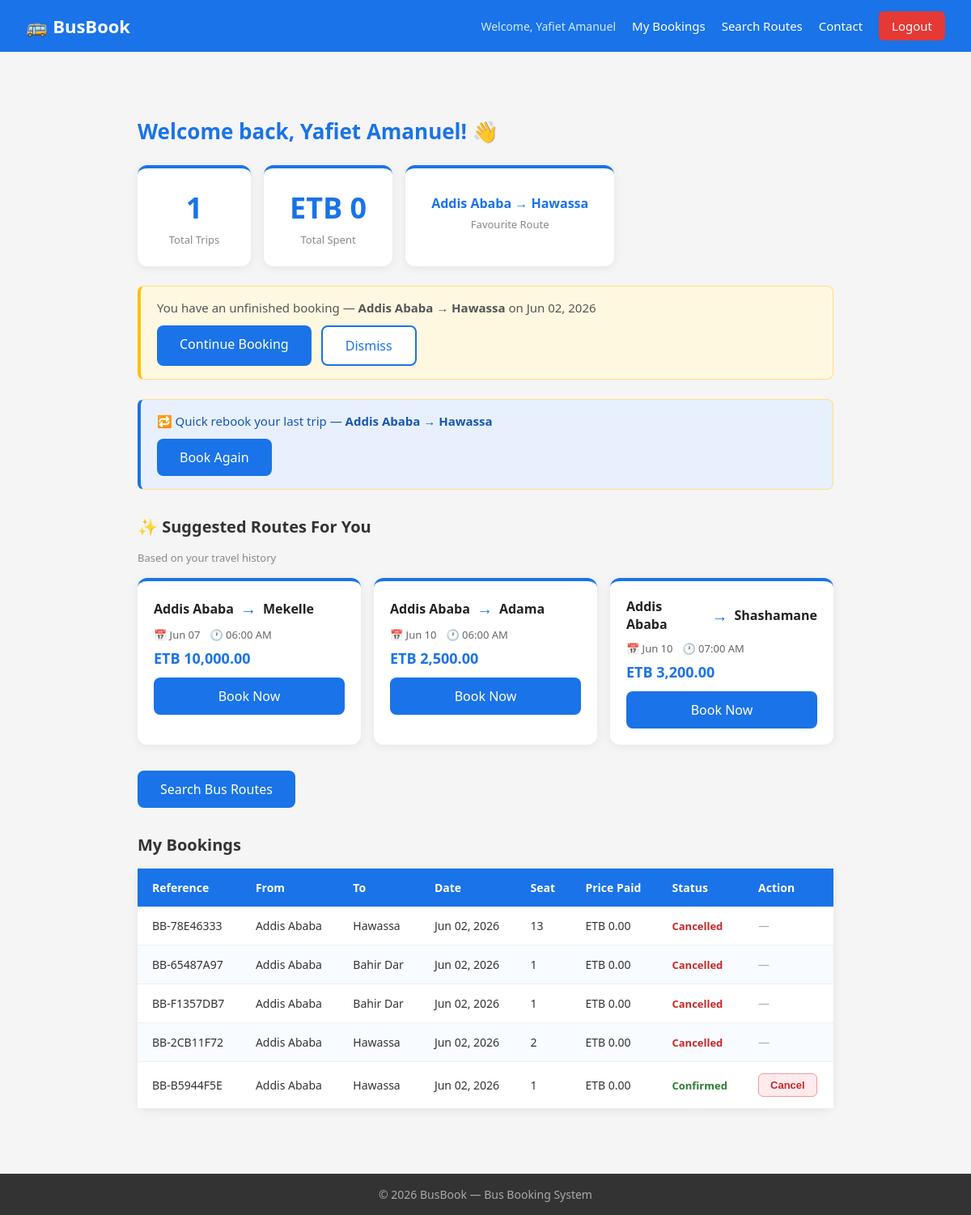
The app's page /public/index.php?page=dashboard (signed in) with its own data.
### tables this page shows
CREATE TABLE `pending_bookings` (
  `id` int(11) NOT NULL,
  `user_id` int(11) NOT NULL,
  `route_id` int(11) NOT NULL,
  `created_at` timestamp NOT NULL DEFAULT current_timestamp()
);

CREATE TABLE `routes` (
  `id` int(11) NOT NULL,
  `from_city` varchar(100) NOT NULL,
  `to_city` varchar(100) NOT NULL,
  `departure_time` datetime NOT NULL,
  `price` decimal(10,2) NOT NULL,
  `operator_id` int(11) NOT NULL,
  `approval_status` enum('pending','approved','rejected') NOT NULL DEFAULT 'pending',
  `bus_id` int(11) DEFAULT NULL,
  `created_at` timestamp NOT NULL DEFAULT current_timestamp()
);

CREATE TABLE `bookings` (
  `id` int(11) NOT NULL,
  `user_id` int(11) NOT NULL,
  `route_id` int(11) NOT NULL,
  `seat_number` int(11) NOT NULL,
  `price` decimal(10,2) NOT NULL DEFAULT 0.00,
  `reference_code` varchar(20) NOT NULL,
  `status` enum('confirmed','cancelled') DEFAULT 'confirmed',
  `created_at` timestamp NOT NULL DEFAULT current_timestamp()
);

### core/Controller.php (called while the page is built, shortened)
<?php
class Controller {
    protected function render($view, $data = []) {
        extract($data);
        $viewPath = __DIR__ . '/../app/views/' . $view . '.php';
        require_once __DIR__ . '/../app/views/layouts/header.php';
        require        $viewPath;
        require_once __DIR__ . '/../app/views/layouts/footer.php';
    }
}

### app/controllers/BookingController.php (called while the page is built, shortened)
<?php
class BookingController extends Controller {
    private $bookingModel;
    public function __construct() {
        require_once __DIR__ . '/../models/Booking.php';
        $this->bookingModel = new Booking();
    }
    public function passengerDashboard() {
    $userId = $_SESSION['user_id'];
    $bookings      = $this->bookingModel->getByUserId($userId);
    $pending       = $this->bookingModel->getPending($userId);
    $lastBooking   = $this->bookingModel->getLastBooking($userId);
    $mostTravelled = $this->bookingModel->getMostTravelledRoute($userId);
    $suggested     = $this->bookingModel->getSuggestedRoutes($userId);
    $stats         = $this->bookingModel->getPassengerStats($userId);
    $this->render('passenger/dashboard', [
        'bookings'      => $bookings,
        'pending'       => $pending,
        'lastBooking'   => $lastBooking,
        'mostTravelled' => $mostTravelled,
        'suggested'     => $suggested,
        'stats'         => $stats
    ]);
}
}

### public/index.php (called while the page is built, shortened)
<?php
require_once __DIR__ . '/../core/Database.php';
require_once __DIR__ . '/../core/Controller.php';
$router = new Router();
$router->get('home',      'AuthController', 'showHome');
$router->get('login',     'AuthController', 'showLogin');
$router->get('register',  'AuthController', 'showRegister');
$router->get('logout',    'AuthController', 'logout');
$router->post('login',    'AuthController', 'login');
$router->post('register', 'AuthController', 'register');
$router->get('contact',  'ContactController', 'showContact');
$router->post('contact', 'ContactController', 'handleContact');
$router->get('admin-messages', 'AdminController', 'manageMessages');
$router->get('search',          'RouteController',  'showSearch');
$router->post('search',         'RouteController',  'handleSearch');
$router->get('seats',           'BookingController', 'showSeats');
$router->post('book',           'BookingController', 'handleBooking');
$router->get('dashboard',       'BookingController', 'passengerDashboard');
$router->get('dismiss-pending', 'BookingController', 'dismissPending');
$router->post('cancel-booking', 'BookingController', 'cancelBooking');
$router->get('operator',        'OperatorController', 'dashboard');
$router->get('operator-add',    'OperatorController', 'showAddRoute');
$router->post('operator-add',   'OperatorController', 'handleAddRoute');
$router->get('operator-delete', 'OperatorController', 'deleteRoute');
$router->get('admin',               'AdminController', 'dashboard');
$router->get('admin-users',         'AdminController', 'manageUsers');
$router->get('admin-suspend',       'AdminController', 'suspendUser');
$router->get('admin-activate',      'AdminController', 'activateUser');
$router->get('admin-routes',        'AdminController', 'manageRoutes');
$router->get('admin-approve-route', 'AdminController', 'approveRoute');
$router->get('admin-reject-route',  'AdminController', 'rejectRoute');
$router->get('admin-delete-route',  'AdminController', 'deleteRoute');
$router->get('admin-add-operator',  'AdminController', 'showAddOperator');
$router->post('admin-add-operator', 'AdminController', 'handleAddOperator');
$router->dispatch();

### core/Database.php (called while the page is built, shortened)
<?php
class Database {
    private static $instance = null;
    private $connection;
    private function __construct() {
        $this->connection = new mysqli(DB_HOST, DB_USER, DB_PASS, DB_NAME, DB_PORT);
        $this->connection->set_charset('utf8mb4');
    }
    public static function getInstance() {
        if (self::$instance === null) {
            self::$instance = new Database();
        }
        return self::$instance;
    }
    public function getConnection() {
        return $this->connection;
    }
}

### app/models/Booking.php (called while the page is built, shortened)
<?php
class Booking {
    private $db;
    public function __construct() {
        $this->db = Database::getInstance()->getConnection();
    }
    public function getByUserId($userId) {
        $stmt = $this->db->prepare("
            SELECT b.*, r.from_city, r.to_city,
                   r.departure_time, r.price AS base_price
            FROM bookings b
            JOIN routes r ON b.route_id = r.id
            WHERE b.user_id = ?
            ORDER BY b.created_at DESC
        ");
        $stmt->bind_param('i', $userId);
        $stmt->execute();
        return $stmt->get_result()->fetch_all(MYSQLI_ASSOC);
    }
    public function getPending($userId) {
        $stmt = $this->db->prepare("
            SELECT pb.*, r.from_city, r.to_city,
                   r.departure_time, r.price
            FROM pending_bookings pb
            JOIN routes r ON pb.route_id = r.id
            WHERE pb.user_id = ?
        ");
        $stmt->bind_param('i', $userId);
        $stmt->execute();
        return $stmt->get_result()->fetch_assoc();
    }
public function getMostTravelledRoute($userId) {
    $stmt = $this->db->prepare("
        SELECT r.from_city, r.to_city,
               COUNT(b.id) AS trip_count
        FROM bookings b
        JOIN routes r ON b.route_id = r.id
        WHERE b.user_id = ?
        AND   b.status  = 'confirmed'
        GROUP BY r.from_city, r.to_city
        ORDER BY trip_count DESC
        LIMIT 1
    ");
    $stmt->bind_param('i', $userId);
    $stmt->execute();
    return $stmt->get_result()->fetch_assoc();
}
public function getLastBooking($userId) {
    $stmt = $this->db->prepare("
        SELECT b.*, r.from_city, r.to_city,
               r.price, r.departure_time
        FROM bookings b
        JOIN routes r ON b.route_id = r.id
        WHERE b.user_id = ?
        AND   b.status  = 'confirmed'
        ORDER BY b.created_at DESC
        LIMIT 1
    ");
    $stmt->bind_param('i', $userId);
    $stmt->execute();
    return $stmt->get_result()->fetch_assoc();
}
public function getSuggestedRoutes($userId) {
    $stmt = $this->db->prepare("
        SELECT DISTINCT r.id, r.from_city, r.to_city,
               r.departure_time, r.price,
               u.full_name AS operator_name
        FROM routes r
        JOIN users u ON r.operator_id = u.id
        JOIN bookings b ON (
            r.from_city = (
                SELECT r2.from_city FROM bookings b2
                JOIN routes r2 ON b2.route_id = r2.id
                WHERE b2.user_id = ?
                AND   b2.status  = 'confirmed'
                ORDER BY b2.created_at DESC
                LIMIT 1
            )
        )
        WHERE r.departure_time    >= NOW()
        AND   r.approval_status    = 'approved'
        AND   r.id NOT IN (
            SELECT route_id FROM bookings
            WHERE user_id = ? AND status = 'confirmed'
        )
        GROUP BY r.id
        ORDER BY r.departure_time ASC
        LIMIT 3
    ");
    $stmt->bind_param('ii', $userId, $userId);
    $stmt->execute();
    return $stmt->get_result()->fetch_all(MYSQLI_ASSOC);
}
public function getPassengerStats($userId) {
    $stmt = $this->db->prepare("
        SELECT
            COUNT(CASE WHEN b.status = 'confirmed' THEN 1 END) AS total_trips,
            COALESCE(SUM(CASE WHEN b.status = 'confirmed' THEN b.price END), 0) AS total_spent
        FROM bookings b
        WHERE b.user_id = ?
    ");
    $stmt->bind_param('i', $userId);
    $stmt->execute();
    return $stmt->get_result()->fetch_assoc();
}
}

### app/views/passenger/dashboard.php (the view, shortened to what this page needs)
<?php
$bookings      = $bookings      ?? [];
$pending       = $pending       ?? null;
$lastBooking   = $lastBooking   ?? null;
$mostTravelled = $mostTravelled ?? null;
$suggested     = $suggested     ?? [];
$stats         = $stats         ?? ['total_trips' => 0, 'total_spent' => 0];
?>
<div class="dashboard-container">
    <h2>Welcome back, <?php echo htmlspecialchars($_SESSION['full_name']); ?>! 👋</h2>
    <div class="stats-grid" style="margin-bottom:24px; margin-top:16px;">
        <div class="stat-card">
            <div class="stat-number"><?php echo $stats['total_trips']; ?></div>
            <div class="stat-label">Total Trips</div>
        </div>
        <div class="stat-card">
            <div class="stat-number">
                ETB <?php echo number_format($stats['total_spent'], 0); ?>
            </div>
            <div class="stat-label">Total Spent</div>
        </div>
        <?php if ($mostTravelled): ?>
            <div class="stat-card">
                <div class="stat-number" style="font-size:16px; padding-top:8px;">
                    <?php echo htmlspecialchars($mostTravelled['from_city']); ?>
                    →
                    <?php echo htmlspecialchars($mostTravelled['to_city']); ?>
                </div>
                <div class="stat-label">Favourite Route</div>
            </div>
        <?php endif; ?>
    </div>
    <?php if ($pending): ?>
        <div class="pending-notice">
            <p>
                You have an unfinished booking —
                <strong>
                    <?php echo htmlspecialchars($pending['from_city']); ?>
                    →
                    <?php echo htmlspecialchars($pending['to_city']); ?>
                </strong>
                on <?php echo date('M d, Y', strtotime($pending['departure_time'])); ?>
            </p>
            <div class="pending-actions">
                <a href="/bus-booking/public/index.php?page=seats&route_id=<?php echo $pending['route_id']; ?>"
                   class="btn-primary">Continue Booking</a>
                <a href="/bus-booking/public/index.php?page=dismiss-pending"
                   class="btn-secondary">Dismiss</a>
            </div>
        </div>
    <?php endif; ?>
    <?php if ($lastBooking): ?>
        <div class="pending-notice" style="border-left-color:#1a73e8; background:#e8f0fe;">
            <p style="color:#1557b0;">
                🔁 Quick rebook your last trip —
                <strong>
                    <?php echo htmlspecialchars($lastBooking['from_city']); ?>
                    →
                    <?php echo htmlspecialchars($lastBooking['to_city']); ?>
                </strong>
            </p>
            <div class="pending-actions">
                <a href="/bus-booking/public/index.php?page=search"
                   class="btn-primary">Book Again</a>
            </div>
        </div>
    <?php endif; ?>
    <?php if (count($suggested) > 0): ?>
        <div style="margin-bottom:32px;">
            <h3>✨ Suggested Routes For You</h3>
            <p style="color:#888; font-size:13px; margin-bottom:16px;">
                Based on your travel history
            </p>
            <div class="suggested-grid">
                <?php foreach ($suggested as $route): ?>
                    <div class="suggested-card">
                        <div class="suggested-cities">
                            <span><?php echo htmlspecialchars($route['from_city']); ?></span>
                            <span class="route-arrow">→</span>
                            <span><?php echo htmlspecialchars($route['to_city']); ?></span>
                        </div>
                        <div class="suggested-meta">
                            <span>📅 <?php echo date('M d', strtotime($route['departure_time'])); ?></span>
                            <span>🕐 <?php echo date('h:i A', strtotime($route['departure_time'])); ?></span>
                        </div>
                        <div class="suggested-price">
                            ETB <?php echo number_format($route['price'], 2); ?>
                        </div>
                        <a href="/bus-booking/public/index.php?page=seats&route_id=<?php echo $route['id']; ?>"
                           class="btn-primary" style="width:100%; text-align:center; margin-top:12px;">
                            Book Now
                        </a>
                    </div>
                <?php endforeach; ?>
            </div>
        </div>
    <?php endif; ?>
    <div class="dashboard-actions">
        <a href="/bus-booking/public/index.php?page=search" class="btn-primary">
            Search Bus Routes
        </a>
    </div>
    <h3>My Bookings</h3>
    <?php if (count($bookings) === 0): ?>
        <p class="no-bookings">You have no bookings yet.</p>
    <?php else: ?>
        <table class="routes-table">
            <thead>
                <tr>
                    <th>Reference</th>
                    <th>From</th>
                    <th>To</th>
                    <th>Date</th>
                    <th>Seat</th>
                    <th>Price Paid</th>
                    <th>Status</th>
                    <th>Action</th>
                </tr>
            </thead>
            <tbody>
                <?php foreach ($bookings as $booking): ?>
                    <tr>
                        <td><?php echo htmlspecialchars($booking['reference_code']); ?></td>
                        <td><?php echo htmlspecialchars($booking['from_city']); ?></td>
                        <td><?php echo htmlspecialchars($booking['to_city']); ?></td>
                        <td><?php echo date('M d, Y', strtotime($booking['departure_time'])); ?></td>
                        <td><?php echo htmlspecialchars($booking['seat_number']); ?></td>
                        <td>ETB <?php echo number_format($booking['price'], 2); ?></td>
                        <td>
                            <span class="status-<?php echo $booking['status']; ?>">
                                <?php echo ucfirst($booking['status']); ?>
                            </span>
                        </td>
                        <td>
                            <?php if ($booking['status'] === 'confirmed'): ?>
                                <form method="POST"
                                      action="/bus-booking/public/index.php?page=cancel-booking">
                                    <button type="button" class="btn-cancel"
                                            onclick="confirmCancel(this)">
                                        Cancel
                                    </button>
                                </form>
                            <?php else: ?>
                                <span style="color:#aaa;">—</span>
                            <?php endif; ?>
                        </td>
                    </tr>
                <?php endforeach; ?>
            </tbody>
        </table>
    <?php endif; ?>
</div>

### records on screen
pending_bookings: route.from_city "Addis Ababa", route.to_city "Hawassa", route.departure_time "Jun 02, 2026"
bookings: route.from_city "Addis Ababa", route.to_city "Hawassa", reference_code "BB-B5944F5E", route.departure_time "Jun 02, 2026", seat_number "1", price "0.00", status "Confirmed"
routes: from_city "Addis Ababa", to_city "Mekelle", departure_time "Jun 07", departure_time "06:00 AM", price "10,000.00"
routes: from_city "Addis Ababa", to_city "Adama", departure_time "Jun 10", departure_time "06:00 AM", price "2,500.00"
routes: from_city "Addis Ababa", to_city "Shashamane", departure_time "Jun 10", departure_time "07:00 AM", price "3,200.00"
bookings: reference_code "BB-78E46333", route.from_city "Addis Ababa", route.to_city "Hawassa", route.departure_time "Jun 02, 2026", seat_number "13", price "0.00", status "Cancelled"
bookings: reference_code "BB-65487A97", route.from_city "Addis Ababa", route.to_city "Bahir Dar", route.departure_time "Jun 02, 2026", seat_number "1", price "0.00", status "Cancelled"
bookings: reference_code "BB-F1357DB7", route.from_city "Addis Ababa", route.to_city "Bahir Dar", route.departure_time "Jun 02, 2026", seat_number "1", price "0.00", status "Cancelled"
bookings: reference_code "BB-2CB11F72", route.from_city "Addis Ababa", route.to_city "Hawassa", route.departure_time "Jun 02, 2026", seat_number "2", price "0.00", status "Cancelled"

### other values on screen
$_SESSION['full_name'] "Yafiet Amanuel"
$stats['total_trips'] "1"
$stats['total_spent'] "0"
$mostTravelled['from_city'] "Addis Ababa"
$mostTravelled['to_city'] "Hawassa"
